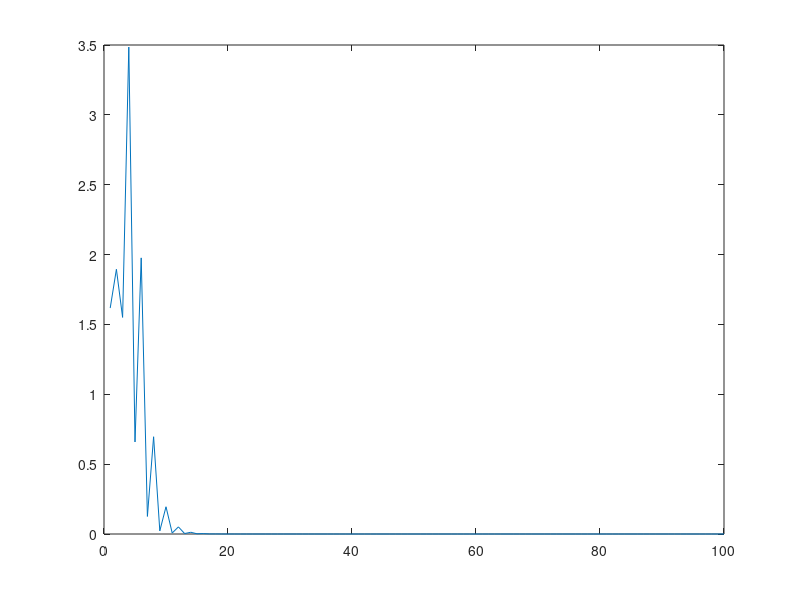

The MATLAB source for this figure:
clear all

%Training data
Inputs = [1,1;0,1];
Desired = [1,0];

%Input to hidden Layer1
Weights1 = [-0.1,0;0.4,0.2;0,0.05];
%Weights1 = [-0.1,0.05;]; %Weights w1, w6
%Weights1_2 = [ 0.4,0.2]'; %Weights w3, w4

%Hidden to output Layer 2
Weights2 = [0.5,-0.2,0.4]; %Weights w9,w8,w7

%Direct Input Weights
Weights3 = [0.1,-0.2]; %Weights w2, w5
    
LearnRate =1; SumOut1 = 0; SumOut2 = 0; NumLayerNode =5; SigIn = 1;
DataSum = zeros(1,size(Inputs,1));


%Protoptype
% if NumLayerNode>3
%     
%     for i = 4:NumLayerNode
%         Weights1(i,:) = rand(1,2)
%     
%     end
% end


for epoch = 1:100
    
    for k = 1:size(Inputs,1)
     
     x = Inputs(k,:)' ;
     d = Desired(k);;
     
            %Forward Propogation
            
%             Out1st = Weights1'.*x;
%             Out2nd = sum(Weights1_2.*x);
%             Zeros = zeros(3,1);
%             Zeros([1 3]) = Out1st;
%             Zeros(2) = Out2nd;
               
            Net1 = Weights1*x;

            Hidden = 1 ./( 1 + exp( -Net1 ));
            
            %Hidden to out
            Net2 = Weights2'.*Hidden;
            
            %Total Out
            DirectOut = sum(Weights3'.*x);
            SumOut = sum(Net2)+DirectOut;
          
            %Backpropogation
            %Line 89
%            Error = d - SumOut;
%            TSS = sum(sum( Error.^2 ));
            BetaOut = d - SumOut;
            BetaSig = Hidden .* (1-Hidden);
            
            %Local Gradient for Input to Out
            errr = Weights2'.*BetaOut;
            
            BetaHidden = BetaSig .* (errr);
            
            %BetaHidden and Extraction
            q = [1 4];
            p = [1 3];
            
            TestBetaHidden = zeros(4,1);
            Test = BetaHidden(2,1);
            TestBetaHidden(2:3,1) = Test;
            TestBetaHidden(q) = BetaHidden(p);
           
            %WeightCorrection Hidden to Out
            
            deltaW2 = LearnRate * BetaOut * Hidden;
            Weights2 = (Weights2' + deltaW2)';
            
           % This long for Weights 1 training, damm
            
           %Putting BetaHidden in order
            z = zeros(2,2);
            z(1,[1 2]) = [TestBetaHidden(1) TestBetaHidden(2)];
            z(2,[1 2]) = [TestBetaHidden(3) TestBetaHidden(4)];
            
            %Delta w1
            deltaW1 = z'.*x * LearnRate;
           
            WeightTemp = zeros(3,2);
            WeightTemp(1 ,[1 2]) = [deltaW1(1,1) 0];
            WeightTemp(2,[1 2]) = [deltaW1(1,2) deltaW1(2,1)];
            WeightTemp(3 ,[1 2]) = [0 deltaW1(2,2)];

            %Weights Gets changed here for Weights 1
            Weights1 = Weights1 + WeightTemp;
           
            %Delta Rule for Input to Out
            
            Weights3 = (Weights3' + LearnRate*(BetaOut)*x)';
            
            %Display Sum out for different training data
            
            DataSum(1,k) = SumOut;
            
           
    end
            %Mean squared Error
            Error2 = Desired - DataSum;
            TSS = 1/size(Inputs,1)*sum( Error2.^2 );
            %Print Error and SumOut
            fprintf('Epoch %3d:  Error = %f\n',epoch,TSS);
            disp(DataSum);
            gg(epoch)=TSS;
            
            
end

plot(gg);


